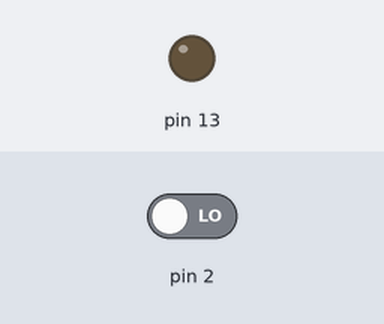
The sketch below on a simulated Arduino Uno, built with avr-gcc and run on an emulated ATmega328P. On the bench: output pins drawn as LEDs (lit = HIGH). The inputs (shaded band) are chosen by the test bench; at power-on: pin 2 LOW.

Above: at 1.2 s.
1.3 s: pin 2 driven HIGH
At 1.6 s:
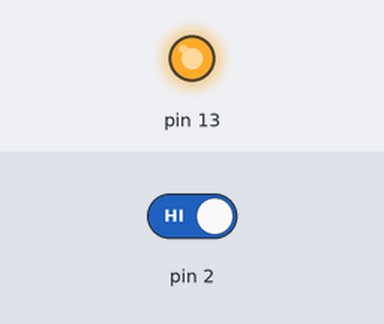
Timing chart, 0 to 4.3 s (numbered marks = the images above; inputs shaded):
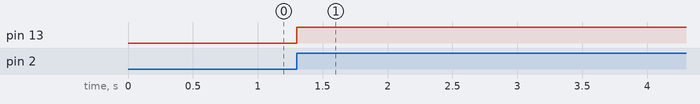

Measured:
- after the input at 1.3 s, pin 13: LOW → HIGH at once

The sketch:

ArduinoInterruptsTutorial.ino
```cpp
volatile boolean ledOn = false;

void setup() {
  pinMode(13,OUTPUT);
  pinMode(2,INPUT);
  attachInterrupt(0,buttonPressed,RISING);
}

void loop() {

}

void buttonPressed()
{
  if(ledOn)
  {
    ledOn = false;
    digitalWrite(13,LOW);
  }else
  {
    ledOn = true;
    digitalWrite(13,HIGH);
  }
}
```
